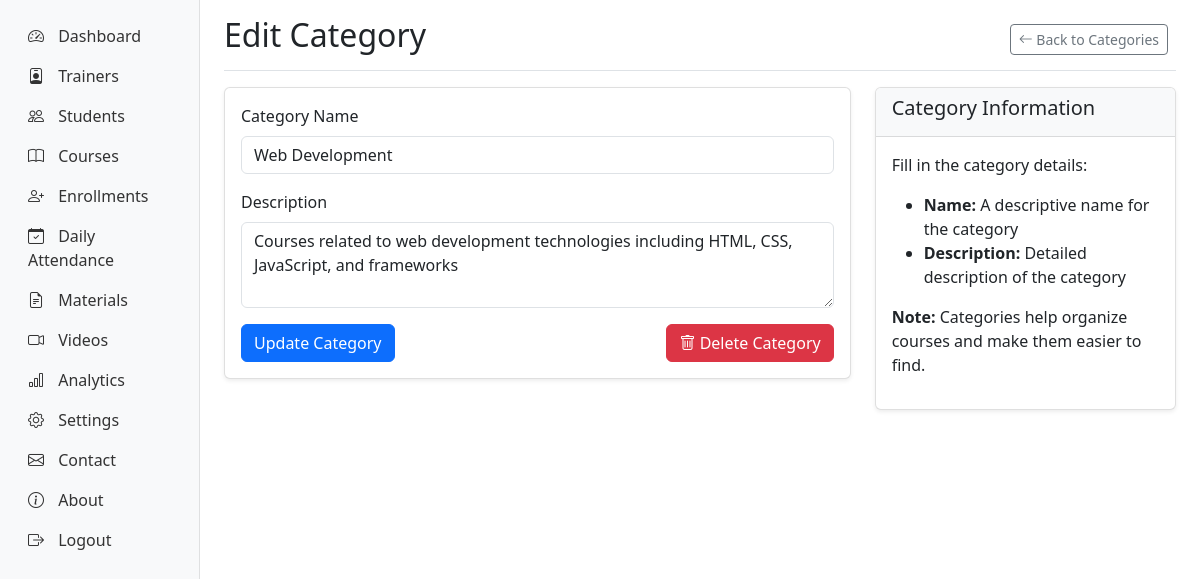
Page /admin-panel/categories/edit/7/ (signed in) on the committed database.
### courses/models.py (models this page shows, shortened)
class Category(models.Model):
    name = models.CharField(max_length=100)
    description = models.TextField(blank=True)
    created_at = models.DateTimeField(auto_now_add=True)
    updated_at = models.DateTimeField(auto_now=True)
    class Meta:
        verbose_name_plural = "Categories"

### admin_panel/views.py (the view)
# urls.py: path('categories/edit/<int:category_id>/', views.edit_category, name='edit_category'),
@login_required
@user_passes_test(is_admin)
def edit_category(request, category_id):
    category = get_object_or_404(Category, id=category_id)
    if request.method == 'POST':
        form = CategoryForm(request.POST, instance=category)
        if form.is_valid():
            form.save()
            messages.success(request, 'Category updated successfully.')
            return redirect('admin_panel:category_list')
    else:
        form = CategoryForm(instance=category)
    context = {
        'form_title': 'Edit Category',
        'submit_button': 'Update Category',
        'form': form,
        'category': category,
    }
    return render(request, 'admin_panel/category_form.html', context)

### admin_panel/forms.py
class CategoryForm(forms.ModelForm):
    class Meta:
        model = Category
        fields = ['name', 'description']
        widgets = {
            'name': forms.TextInput(attrs={'class': 'form-control'}),
            'description': forms.Textarea(attrs={'class': 'form-control', 'rows': 3}),
        }

### admin_panel/views.py (called while the page is built)
def is_admin(user):
    return user.is_staff

### templates/admin_panel/category_form.html (shortened to what this page needs)
{% extends 'base.html' %}
{% block content %}
<div class="container-fluid">
    <div class="row">
        {% include 'admin_panel/sidebar.html' %}
        <main class="col-md-9 ms-sm-auto col-lg-10 px-md-4">
            <div class="d-flex justify-content-between flex-wrap flex-md-nowrap align-items-center pt-3 pb-2 mb-3 border-bottom">
                <h1 class="h2">{{ form_title }}</h1>
                <div class="btn-toolbar mb-2 mb-md-0">
                    <div class="btn-group me-2">
                        <a href="{% url 'admin_panel:category_list' %}" class="btn btn-sm btn-outline-secondary">
                            <i class="bi bi-arrow-left"></i> Back to Categories
                        </a>
                    </div>
                </div>
            </div>
            <div class="row">
                <div class="col-md-8">
                    <div class="card">
                        <div class="card-body">
                            <form method="POST">
                                <div class="mb-3">
                                    <label for="{{ form.name.id_for_label }}" class="form-label">Category Name</label>
                                    {{ form.name }}
                                </div>
                                <div class="mb-3">
                                    <label for="{{ form.description.id_for_label }}" class="form-label">Description</label>
                                    {{ form.description }}
                                </div>
                                <div class="d-flex justify-content-between">
                                    <button type="submit" class="btn btn-primary">{{ submit_button }}</button>
                                    {% if category %}
                                        <a href="{% url 'admin_panel:delete_category' category.id %}" class="btn btn-danger"
                                           onclick="return confirm('Are you sure you want to delete this category?')">
                                            <i class="bi bi-trash"></i> Delete Category
                                        </a>
                                    {% endif %}
                                </div>
                            </form>
                        </div>
                    </div>
                </div>
                <div class="col-md-4">
                    <div class="card">
                        <div class="card-header">
                            <h5>Category Information</h5>
                        </div>
                        <div class="card-body">
                            <p>Fill in the category details:</p>
                            <ul>
                                <li><strong>Name:</strong> A descriptive name for the category</li>
                                <li><strong>Description:</strong> Detailed description of the category</li>
                            </ul>
                            <p class="mt-3"><strong>Note:</strong> Categories help organize courses and make them easier to find.</p>
                        </div>
                    </div>
                </div>
            </div>
        </main>
    </div>
</div>
{% endblock %}

### static/css/style.css (style rules this page uses)
.card { box-shadow: 0 0.125rem 0.25rem rgba(0, 0, 0, 0.075); border: 1px solid rgba(0, 0, 0, 0.125); }
.card-header { background-color: #f8f9fa; border-bottom: 1px solid rgba(0, 0, 0, 0.125); }
.btn-group .btn { border-radius: 0; }
.btn-group .btn:first-child { border-top-left-radius: 0.25rem; border-bottom-left-radius: 0.25rem; }
.btn-group .btn:last-child { border-top-right-radius: 0.25rem; border-bottom-right-radius: 0.25rem; }

### rows in the picture
Category: name "Web Development", description "Courses related to web development technologies including HTML, CSS, JavaScript, and frameworks"

### other values in the picture
{{ submit_button }} "Update Category"
